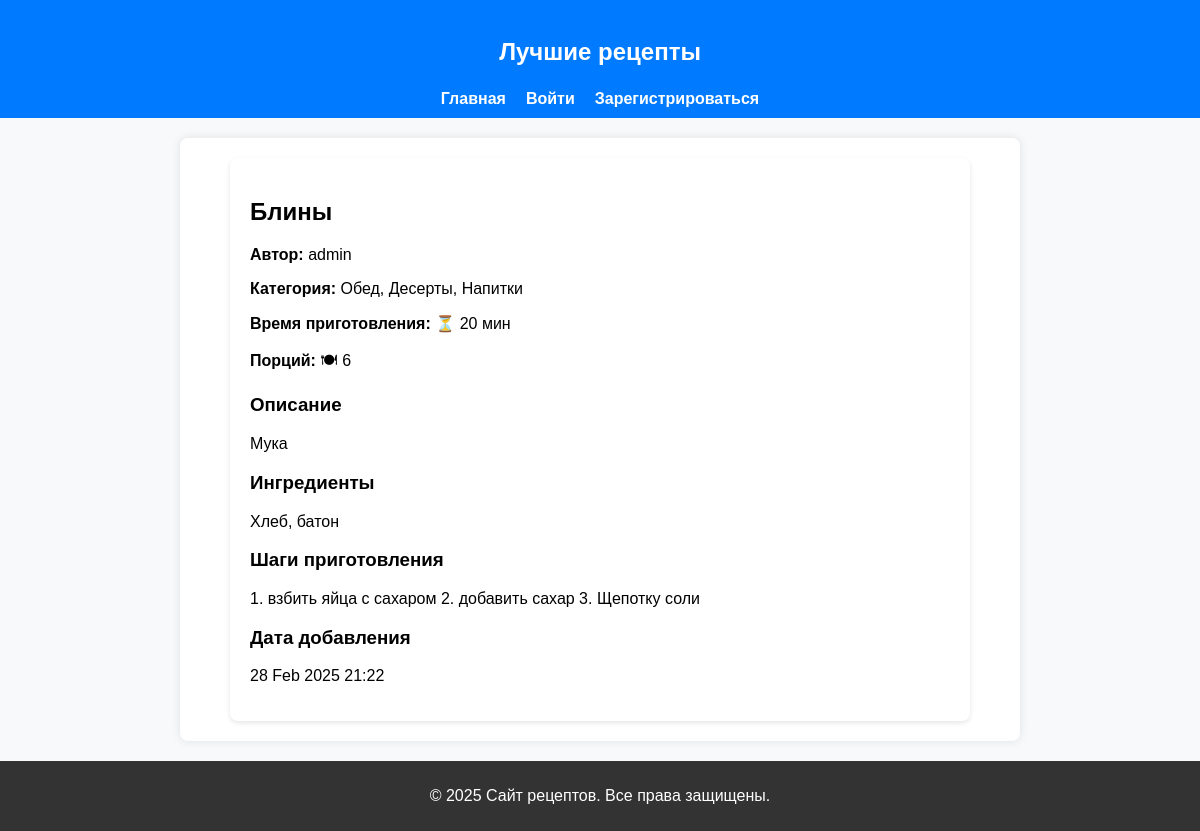
The page /recipe/5/ on the database its author committed.
### recipes/models.py (models this page shows, shortened)
class Recipe(models.Model):
    title = models.CharField(max_length=150)
    description = models.TextField()
    ingredients = models.TextField(help_text='Перечислите ингридиенты через запятую')
    steps = models.TextField()
    cooking_time = models.PositiveIntegerField(help_text='Время в минутах')
    servings = models.PositiveIntegerField(default=1, help_text='Количество порций')
    image = models.ImageField(upload_to='recipes/', blank=True, null=True)
    author = models.ForeignKey(User, on_delete=models.CASCADE)
    category = models.ManyToManyField(Category)
    created_at = models.DateTimeField(auto_now=True)
    updated_at = models.DateTimeField(auto_now=True)

class Category(models.Model):
    name = models.CharField(max_length=50, unique=True)
    description = models.CharField(max_length=150,
                                    blank=True,
                                    help_text='Краткое описание категории')

### recipes/views.py (the view)
# urls.py: path('recipe/<int:recipe_id>/', recipe_details, name='recipe_details'),
def recipe_details(request, recipe_id):
    recipe = get_object_or_404(Recipe, id=recipe_id)
    return render(request, 'recipes/recipe_details.html', {'recipe': recipe})

### recipes/templates/recipes/recipe_details.html (shortened to what this page needs)
{% extends 'recipes/base.html' %}
{% block content %}
<div class="recipe-container">
    <h2>{{ recipe.title }}</h2>
    <p><strong>Автор:</strong> {{ recipe.author }}</p>
    <p><strong>Категория:</strong>
    {% for category in recipe.category.all %}
        {{ category.name }}{% if not forloop.last %}, {% endif %}
    {% empty %}
        Без категории
    {% endfor %}
    </p>
    <p><strong>Время приготовления:</strong> ⏳ {{ recipe.cooking_time }} мин</p>
    <p><strong>Порций:</strong> 🍽 {{ recipe.servings }}</p>
    <h3>Описание</h3>
    <p>{{ recipe.description }}</p>
    <h3>Ингредиенты</h3>
    <p>{{ recipe.ingredients }}</p>
    <h3>Шаги приготовления</h3>
    <p>{{ recipe.steps }}</p>
    <h3>Дата добавления</h3>
    <p>{{ recipe.created_at|date:"d M Y H:i" }}</p>
</div>
{% endblock %}

### recipes/static/css/style.css (style rules this page uses)
body { font-family: Arial, sans-serif; background-color: #f8f9fa; margin: 0; padding: 0; }
.recipe-container { max-width: 700px; margin: auto; padding: 20px; background: white; border-radius: 8px; box-shadow: 0px 2px 5px rgba(0, 0, 0, 0.1); }

### rows shown on the page
Recipe: title "Блины", author "admin", cooking_time "20", servings "6", description "Мука", ingredients "Хлеб, батон", steps "1. взбить яйца с сахаром 2. добавить сахар 3. Щепотку соли", created_at "28 Feb 2025 21:22"
Category: name "Обед"
Category: name "Десерты"
Category: name "Напитки"
